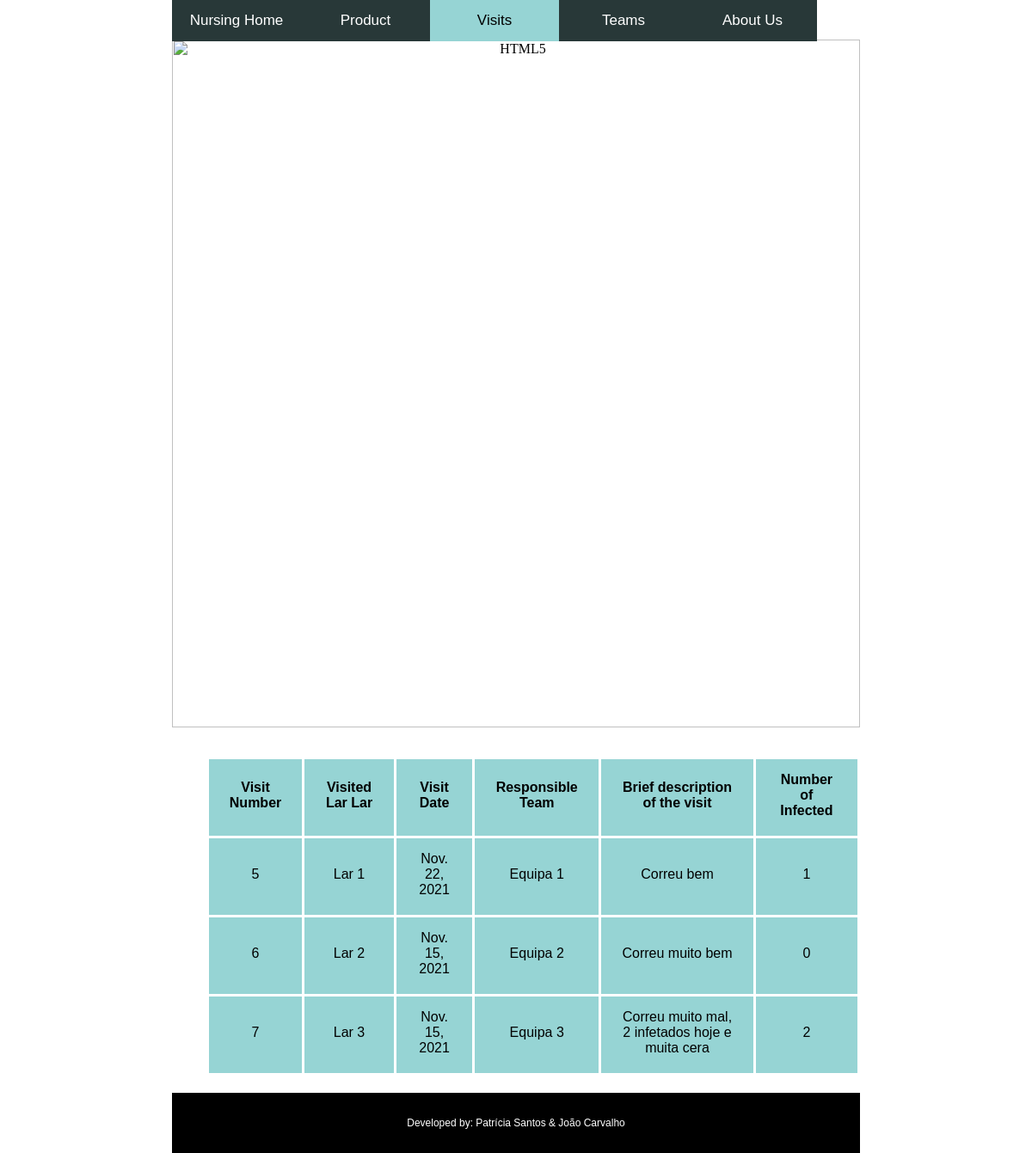
The page /visit/ (signed in) on the database its author committed.
### polls/models.py (models this page shows, shortened)
class Equipa(models.Model):
    name = models.CharField(max_length=30)
    user = models.ManyToManyField(User)
    def __str__(self):
        return self.name

class Lar(models.Model):
    name = models.CharField(max_length=30)
    owner = models.ForeignKey(User, related_name='owner', on_delete=CASCADE)
    users = models.ManyToManyField(User)
    def __str__(self):
        return self.name

class Visita(models.Model):
    visit_team = models.ForeignKey(Equipa, on_delete=CASCADE)
    visit_date = models.DateField(null=False, blank=False)
    description = models.TextField(default='')
    lar = models.ForeignKey(Lar, on_delete=CASCADE)
    product = models.ManyToManyField(Produto)
    infected_users = models.ManyToManyField(User, blank=True,)

### polls/views.py (the view)
# urls.py: path('visit/', views.index_visit, name='index_visit'),
@login_required(login_url='/login/')
def index_visit(request):
    visit_list = Visita.objects.all()
    total_infected = 0
    context = {
        'visit_list' : []
    }
    for visit in visit_list:
        number_infected = 0
        for u in visit.infected_users.all():
            number_infected+=1
        visit_json = {
            'id' : visit.id,
            'visit_team' : visit.visit_team,
            'visit_date' : visit.visit_date,
            'description' : visit.description,
            'lar' : visit.lar,
            'product' : [{'name': p.name, 'price': p.price, 'quantity': p.quantity} for p in visit.product.all()],
            'infected_users' : number_infected,
        }
        context['visit_list'].append(visit_json)
    return render(request, 'visitas/index_visit.html', context)

### polls/templates/visitas/index_visit.html (shortened to what this page needs)
<html>
<body>
    <div class="topnav">
        <a href="/lar/">Nursing Home</a>
        <a href="/produto/">Product</a>
        <a class="active" href="/visit/">Visits</a>
        <a href="/equipa/">Teams</a>
        <a href="/info/">About Us</a>
    </div>
<div class="center">
{% if visit_list %}
    <div class="slide-container">
        <div class="slideshow fade">
            <img src="https://i.gifer.com/7BZb.gif" alt="HTML5" style="width:100%">
        </div>
    </div>
    <div class="text">
        <ul>
        <table>
            <tr>
                <th>Visit Number</th>
                <th>Visited Lar Lar</th>
                <th>Visit Date</th>
                <th>Responsible Team</th>
                <th>Brief description of the visit</th>
                <th>Number of Infected</th>
            </tr>
            {% for visit in visit_list %}
            <tr>
                <td>{{ visit.id }}</td>
                <td> {{ visit.lar }}</td>
                <td>{{ visit.visit_date }}</td>
                <td>{{ visit.visit_team}}</td>
                <td>{{ visit.description }}</td>
                <td>{{ visit.infected_users }}</td>
            </tr>
            {% endfor %}
            <br>
        </table>
        </ul>
        {% else %}
        <p>No polls are available</p>
        {% endif %}
    </div>
</div>
<div class="bottom">
    <p>Developed by: Patrícia Santos & João Carvalho</p>
</div>
</body>
</html>

### polls/templates/visitas/index_visit.html (style rules this page uses)
.topnav { background-color: #283838; overflow: hidden; font-family: 'Franklin Gothic Medium', 'Arial Narrow', Arial, sans-serif; position: fixed; z-index: 2; }
.topnav a { float: left; color: #ffffff; text-align: center; padding: 14px 16px; font-size: 17px; text-decoration: none; width: 150px; }
.topnav a.active { background-color: #96D4D4; color: black; }
* { box-sizing:border-box }
.slide-container { max-width: 1000px; position: relative; margin: auto; text-align: center; padding-top: 46px; }
.slideshow { display: none; }
.fade { -webkit-animation-name: fade; -webkit-animation-duration: 1.5s; animation-name: fade; animation-duration: 1.5s; }
.text { text-align: left; font-family: 'Franklin Gothic Medium', 'Arial Narrow', Arial, sans-serif; }
table, th, td { border: 3px solid white; border-collapse: collapse; text-align: center; padding: 15px 20px 20px 20px; margin-left: auto; margin-right: auto; }
th, td { background-color: #96D4D4; }
.bottom { background-color: black; padding: 16px 16px; color: white; font-family: 'Franklin Gothic Medium', 'Arial Narrow', Arial, sans-serif; font-size: 12; text-align: center; margin-top: 20px; }
body { width: 800px; margin: 0 auto; }

### rows shown on the page
Equipa: id "5", lar "Lar 1", visit_date "Nov. 22, 2021", visit_team "Equipa 1", description "Correu bem", infected_users "1"
Equipa: id "6", lar "Lar 2", visit_date "Nov. 15, 2021", visit_team "Equipa 2", description "Correu muito bem", infected_users "0"
Equipa: id "7", lar "Lar 3", visit_date "Nov. 15, 2021", visit_team "Equipa 3", description "Correu muito mal, 2 infetados hoje e muita cera", infected_users "2"
